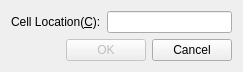
<?xml version="1.0" encoding="UTF-8"?>
<ui version="4.0">
 <class>GoToCellDialog</class>
 <widget class="QDialog" name="GoToCellDialog">
  <property name="geometry">
   <rect>
    <x>0</x>
    <y>0</y>
    <width>243</width>
    <height>71</height>
   </rect>
  </property>
  <property name="windowTitle">
   <string>Go To Cell</string>
  </property>
  <layout class="QVBoxLayout" name="verticalLayout">
   <item>
    <layout class="QHBoxLayout" name="horizontalLayout">
     <item>
      <widget class="QLabel" name="label">
       <property name="text">
        <string>Cell Location(&amp;C):</string>
       </property>
       <property name="buddy">
        <cstring>lineEdit</cstring>
       </property>
      </widget>
     </item>
     <item>
      <widget class="QLineEdit" name="lineEdit"/>
     </item>
    </layout>
   </item>
   <item>
    <layout class="QHBoxLayout" name="horizontalLayout_2">
     <item>
      <spacer name="horizontalSpacer">
       <property name="orientation">
        <enum>Qt::Horizontal</enum>
       </property>
       <property name="sizeHint" stdset="0">
        <size>
         <width>40</width>
         <height>20</height>
        </size>
       </property>
      </spacer>
     </item>
     <item>
      <widget class="QPushButton" name="okButton">
       <property name="enabled">
        <bool>false</bool>
       </property>
       <property name="text">
        <string>OK</string>
       </property>
       <property name="default">
        <bool>true</bool>
       </property>
      </widget>
     </item>
     <item>
      <widget class="QPushButton" name="cancelButton">
       <property name="text">
        <string>Cancel</string>
       </property>
      </widget>
     </item>
    </layout>
   </item>
  </layout>
 </widget>
 <resources/>
 <connections/>
</ui>
